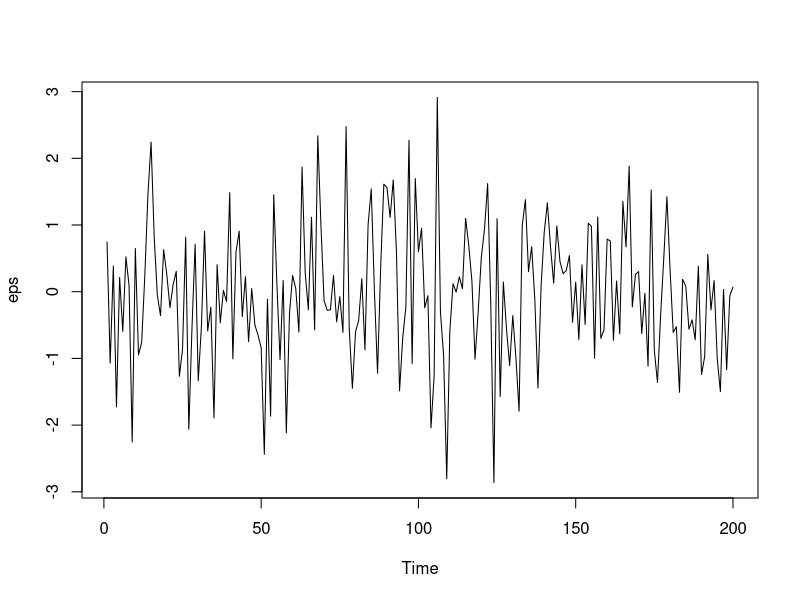
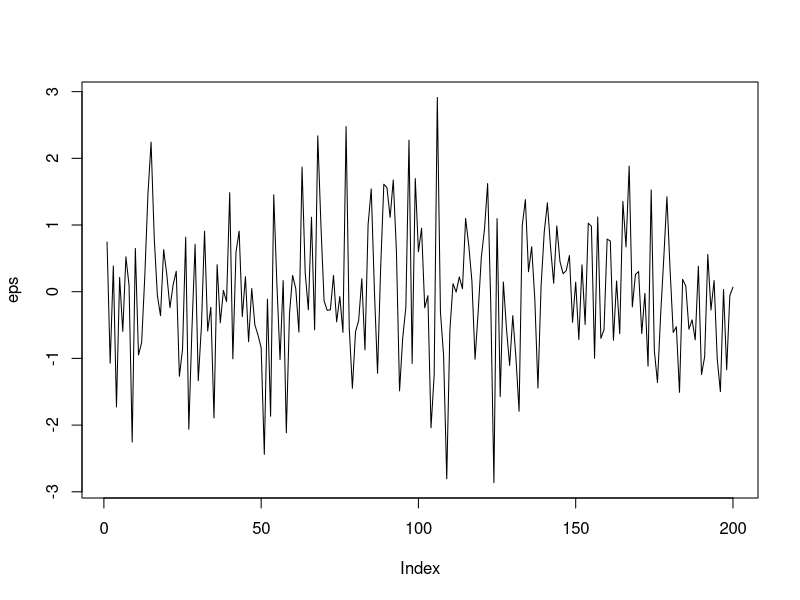
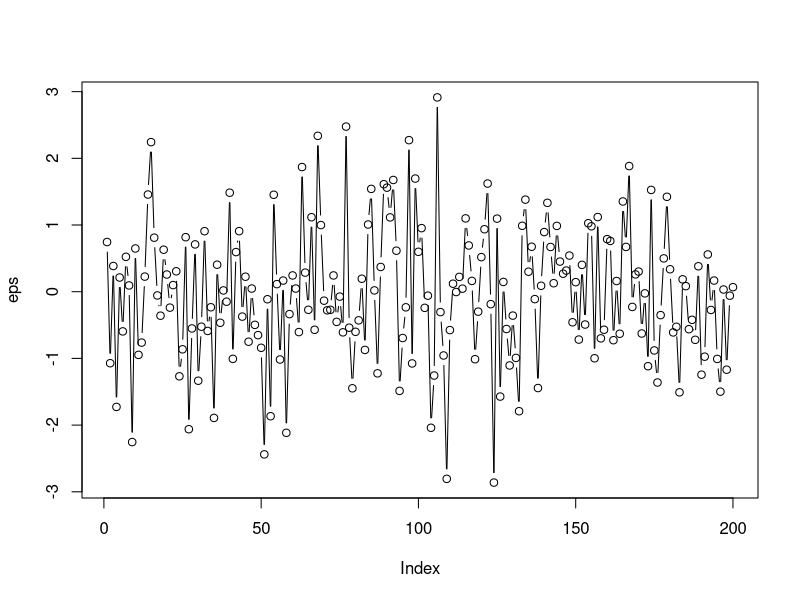
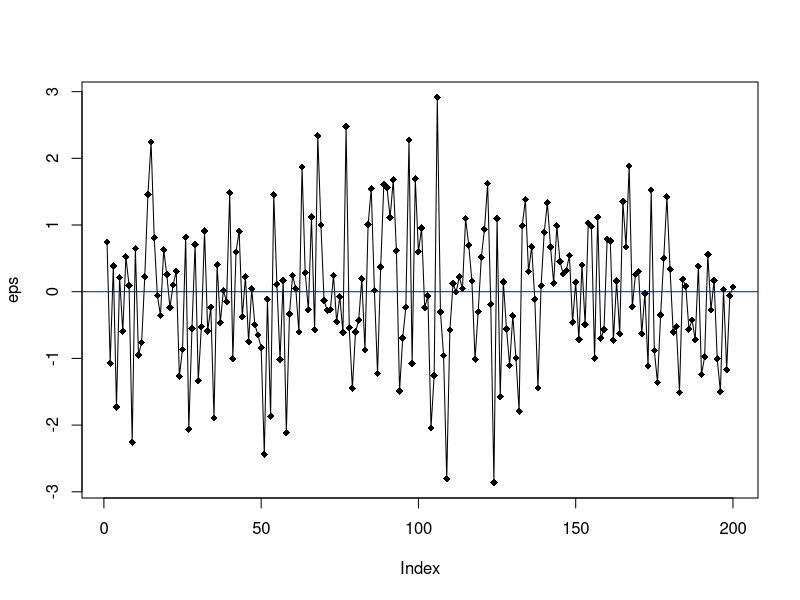
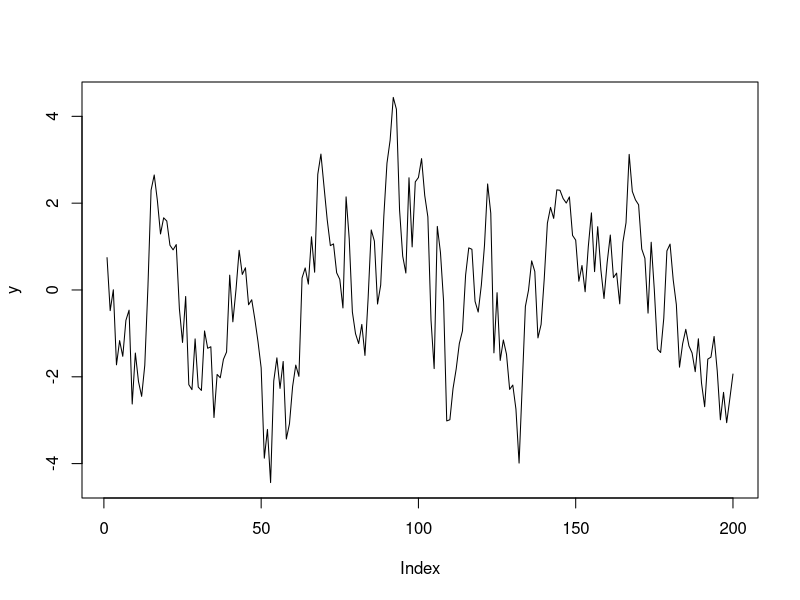
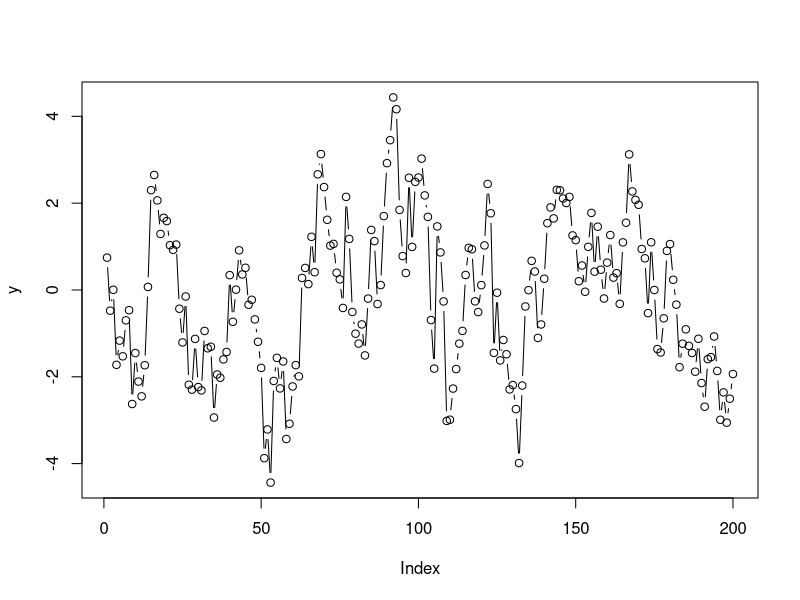
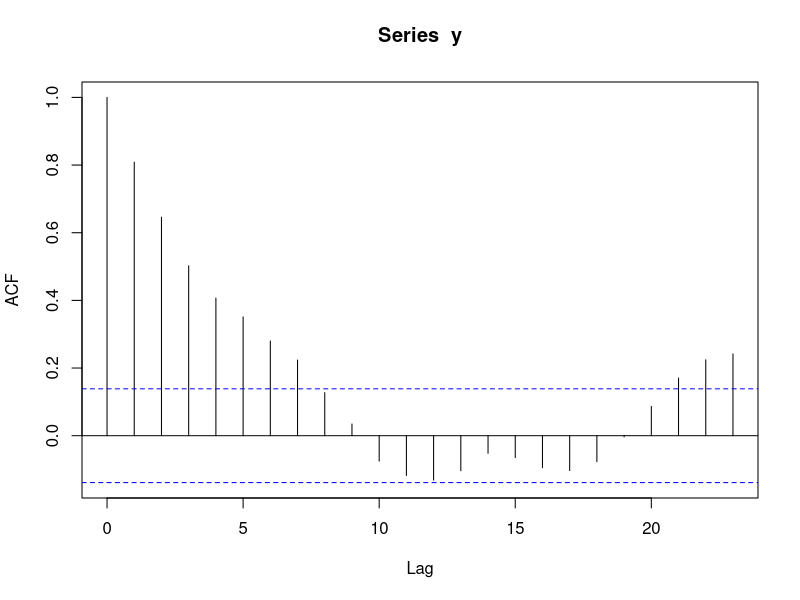
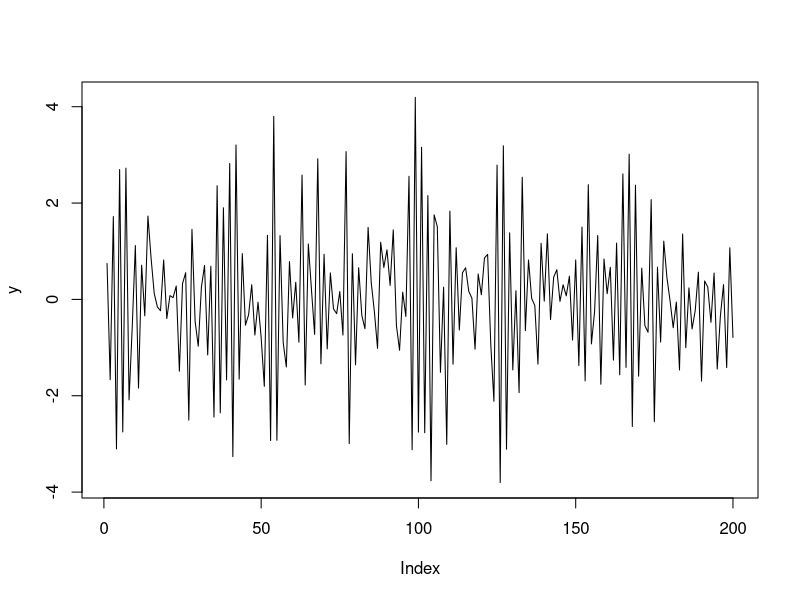

The R script that drew these images, in order: (Note: this script raises an error after producing the figures.)
setwd(dirname(rstudioapi::getActiveDocumentContext()$path))

TT <- 200
eps <- rnorm(TT, 0, 1)
plot.ts(eps)
plot(eps, type = 'l')
plot(eps, type = 'b')

plot(eps, type = "l")
points(eps, pch = 18)
abline(h = 0, col = "blue")

phi <- 0.8
y <- c()
y[1] <- eps[1]
for (t in 2:TT){
  y[t] <- eps[t] + phi * y[t - 1]
}

plot(y, type = 'l')
plot(y, type = 'b')

acf(y)
#----
phi <- -0.8
y <- c()
y[1] <- eps[1]
for (t in 2:TT){
  y[t] <- eps[t] + phi * y[t - 1]
}

plot(y, type = 'l')
plot(y, type = 'b')

acf(y)
#----
acf(y, 20)
lines(phi^(1:20), col = 2)

phi <- 1
y <- c()
y[1] <- eps[1]
for (t in 2:TT){
  y[t] <- eps[t] + phi * y[t - 1]
}

acf(eps)

plot.ts(y)

acf(y, 20)
lines(phi^(1:20), col = 2)

df <- read.csv("data.txt")
df <- data.frame(date = df$X.DATE., x = df$X.VOL.)
names(df) <- c("date", "x")
df$date <- as.Date(df$date)
TT <- nrow(df)
df$x <- df$x / 1e6

plot(df, type = 'l')
summary(df)

acf(df$x)

df <- within(df, {
  x1 <- c(x[1], x[-TT])
  x2 <- c(x1[1], x1[-TT])
  x3 <- c(x2[1], x2[-TT])
  x4 <- c(x3[1], x3[-TT])})
View(df)

ar3 <- lm(x ~ x1 + x2 + x3, data = df)
summary(ar3)

plot(resid(ar3) ~ date, data = df, type =  "l")
abline(h = 0, col = "blue")

library(lmtest)
library(sandwich)

coeftest(ar3)
coeftest(ar3, vcov = vcovHAC)

bgtest(ar3)

summary(reg.bg)
